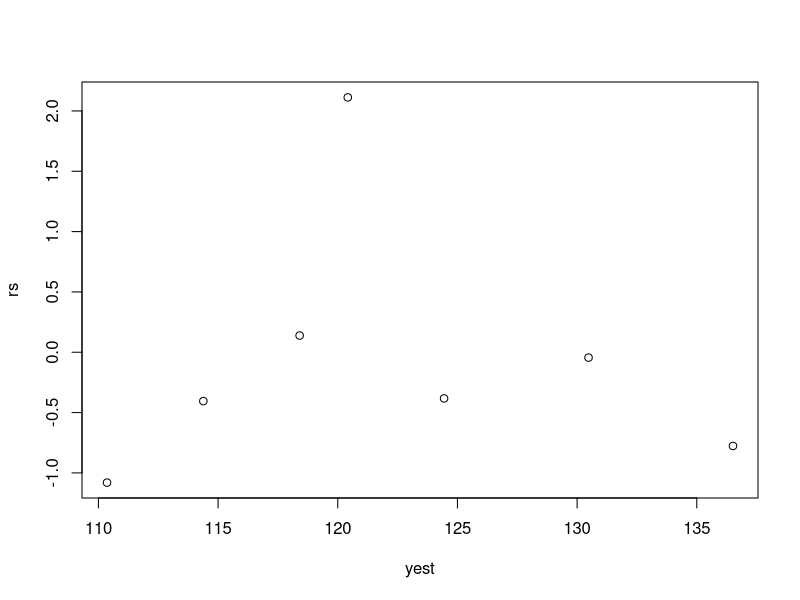
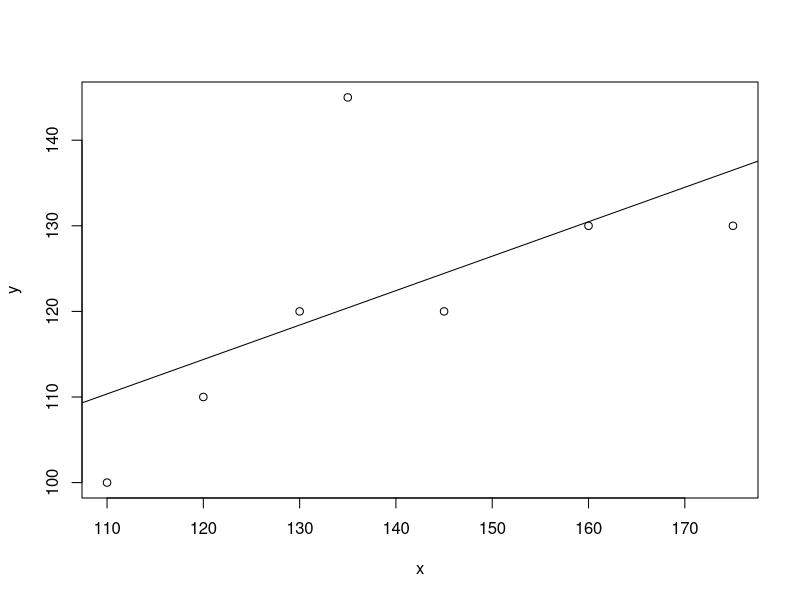

These charts were generated, in order, by the following R code:
x = c(135,110,130,145,175,160,120)
y = c(145,100,120,120,130,130,110)

reg = lm(y~x)

rs = rstandard(reg)

b0= reg$coefficients[1]
b1= reg$coefficients[2]
yest = b0 +b1*x
plot(yest,rs)

plot(x,y)
abline(reg)

